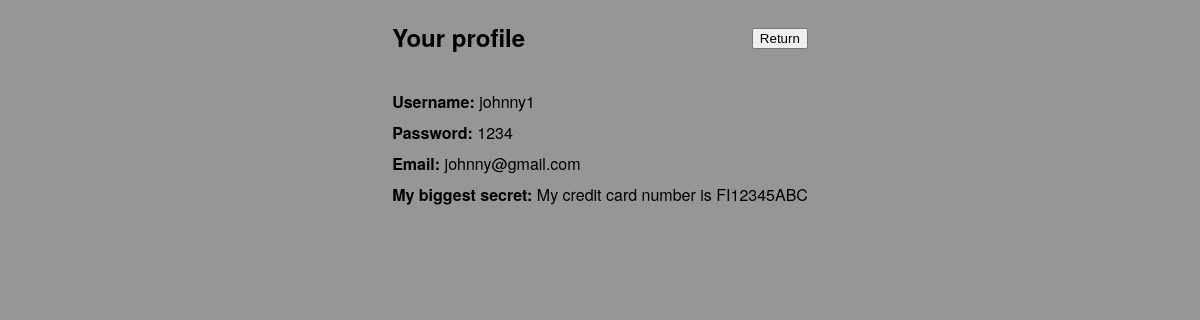
The page /ownpage/6 (signed in) on the database its author committed.
### blogs/models.py (models this page shows)
class AppUser(AbstractBaseUser, PermissionsMixin):
    id = models.AutoField(primary_key=True)
    username = models.CharField(max_length=30, unique=True)
    password = models.CharField(max_length=255, default="")
    email = models.EmailField(max_length=255, default="", unique=True)
    secret = models.CharField(max_length=255, default="")
    is_active = models.BooleanField(default=True)
    is_staff = models.BooleanField(default=False)
    is_superuser = models.BooleanField(default=False)
    objects = UserAccountManager()
    USERNAME_FIELD = "email"
    REQUIRED_FIELDS = ["username", "password", "secret"]

### blogs/views.py (the view)
# urls.py: path('ownpage/<int:pk>', views.ownPageView, name='ownpage'), # user's information
@login_required
def ownPageView(request, pk):
    log_entries = LogEntry.objects.all()
    log_entries = log_entries.order_by("-id").values()
    try:
        user_to_observe = AppUser.objects.get(id=pk)
    except ObjectDoesNotExist:
        return redirect("/")
    return render(request, "ownpage.html", { "user" : user_to_observe, "log_entries" : log_entries  })

### blogs/templates/ownpage.html (shortened to what this page needs)
<!DOCTYPE html>
<html xmlns="http://www.w3.org/1999/xhtml">
    <head>
        <link rel="stylesheet" href="../static/main.css">
    </head>
    <body>
        <div class="header">
            <h2>Your profile</h2>
            <form method="post" action="/" style="margin-left:auto;">
                <input type="submit" value="Return"/>
            </form>
        </div>
        <ul style="max-width: 55vw">
            <li><b>Username:</b> {{ user.username }}</li>
            <li style="overflow-wrap: break-word;"><b>Password:</b> {{ user.password }}</li>
            <li><b>Email:</b> {{ user.email }}</li>
            <li><b>My biggest secret:</b> {{ user.secret }}</li>
        </ul>
    </body>
</html>

### blogs/static/main.css (style rules this page uses)
body { margin: auto; font-family: "Helvetica Neue", sans-serif; background-color: #969696; max-width: 50vw; display: grid; justify-content: center; align-items: center; max-height: 100vh; }
ul { list-style-type: none; margin-top: 1em; padding: 0; }
ul li { margin-bottom: .5em; }
.header { display: flex; align-items: center; }

### rows shown on the page
AppUser: username "johnny1", password "1234", email "johnny@gmail.com", secret "My credit card number is FI12345ABC"
